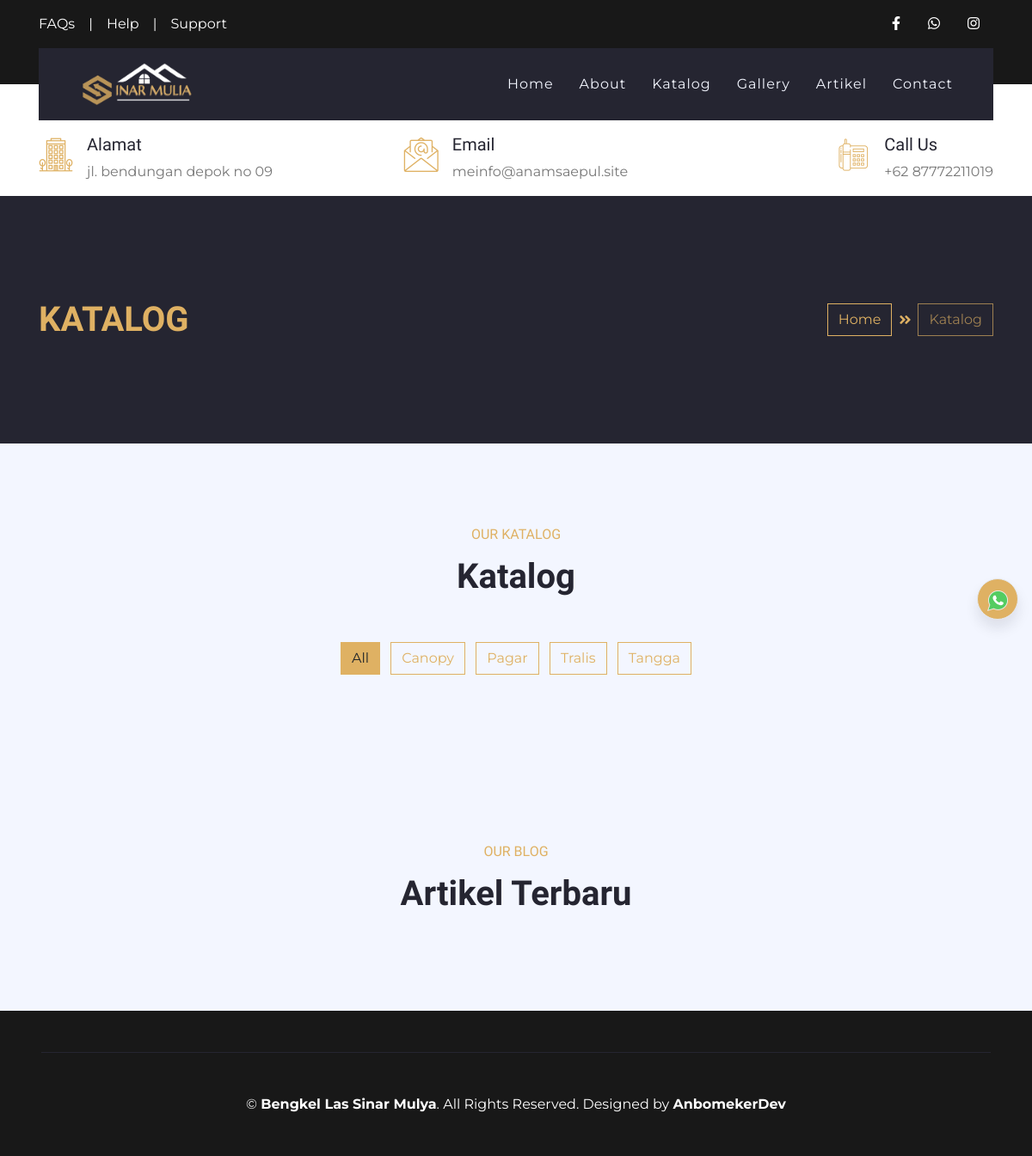
Page /index.php/katalog on the committed database.
### tables this page shows
CREATE TABLE `set_profil`  (
  `profil_id` int(11) NOT NULL AUTO_INCREMENT,
  `nama` varchar(50) NULL DEFAULT NULL,
  `alamat` varchar(100) NULL DEFAULT NULL,
  `deskripsi` text NULL,
  `logo` text NULL,
  `foto` text NULL,
  `kontak_id` int(11) NULL DEFAULT NULL,
  `company_name` varchar(50) NULL DEFAULT NULL,
  `web_url` text NULL,
  PRIMARY KEY (`profil_id`) USING BTREE
);

CREATE TABLE `tweb_kategori`  (
  `kategori_id` int(11) NOT NULL AUTO_INCREMENT,
  `kategori` varchar(30) NOT NULL,
  PRIMARY KEY (`kategori_id`) USING BTREE
);

### application/controllers/Katalog.php (called while the page is built, shortened)
<?php
class Katalog extends CI_Controller
{
    public function __construct()
    {
        $this->load->model('M_katalog', 'katalog');
        $this->load->model('admin/Profil_m', 'profil');
        $this->load->library('session');
    }
    public function index()
    {
        $data = [
            'judul' => $this->profil->get_profile('nama'),
            'perusahaan' => $this->profil->get_profile('nama'),
            'logo' => $this->profil->get_profile('logo'),
            'alamat' => $this->profil->get_profile('alamat'),
            'whatsap' => $this->profil->get_kontak('whatsap'),
            'facebook' => $this->profil->get_kontak('facebook'),
            'instagram' => $this->profil->get_kontak('instagram'),
            'email' => $this->profil->get_kontak('email'),
            'telpon' => $this->profil->get_kontak('telpon'),
            'foto' => $this->profil->get_profile('foto'),
            'B_produk' => $this->profil->get_B_produk()->result(),
            'produklimit' => $this->profil->produklimit()->result(),
            'artikellimit' => $this->profil->art()->result(),
            'kategori' => $this->katalog->get_kategori()->result(),
        ];
        $this->load->view('layout/header', $data);
        $this->load->view('layout/navbar', $data);
        $this->load->view('pages/katalog_v', $data);
        $this->load->view('pages/katalog_js');
        $this->load->view('layout/footer', $data);
    }
}

### index.php (called while the page is built, shortened)
<?php
require_once BASEPATH.'core/CodeIgniter.php';

### application/models/admin/Profil_m.php (called while the page is built, shortened)
<?php
class Profil_m extends CI_Model
{
    public function get_profile($varams)
    {
        $query = $this->db->get('set_profil')->row();
        $data = $query->$varams;
        return $data;
    }
    function get_B_produk()
    {
        $this->db->select('*');
        $this->db->from('ref_produk');
        $this->db->where('best', 1);
        $this->db->order_by('produk_id', 'DESC');
        $query = $this->db->get();
        return $query;
    }
    function produklimit()
    {
        $this->db->select('*');
        $this->db->from('ref_produk');
        $this->db->limit(8);
        $this->db->order_by('produk_id', 'DESC');
        $query = $this->db->get();
        return $query;
    }
    function art()
    {
        $this->db->select('*');
        $this->db->from('artikel');
        $this->db->limit(8);
        $this->db->order_by('artikel_id', 'DESC');
        $query = $this->db->get();
        return $query;
    }
}

### application/models/M_katalog.php (called while the page is built, shortened)
<?php
class M_katalog extends CI_Model
{
    public function get_kategori()
    {
        $this->db->select('*');
        $this->db->from('tweb_kategori');
        $query = $this->db->get();
        return $query;
    }
}

### application/views/pages/katalog_v.php (the view, shortened to what this page needs)
<div class="container-fluid bg-secondary py-5">
    <div class="container py-5">
        <div class="row align-items-center py-4">
            <div class="col-md-6 text-center text-md-left">
                <h1 class="mb-4 mb-md-0 text-primary text-uppercase">Katalog</h1>
            </div>
            <div class="col-md-6 text-center text-md-right">
                <div class="d-inline-flex align-items-center">
                    <a class="btn btn-outline-primary" href="">Home</a>
                    <i class="fas fa-angle-double-right text-primary mx-2"></i>
                    <a class="btn btn-outline-primary disabled" href="">Katalog</a>
                </div>
            </div>
        </div>
    </div>
</div>
<div class="container-fluid bg-light pt-5">
    <div class="container py-5">
        <div class="row justify-content-center">
            <div class="col-lg-6 col-md-8 col text-center mb-4">
                <h6 class="text-primary font-weight-normal text-uppercase mb-3">Our Katalog</h6>
                <h1 class="mb-4">Katalog</h1>
            </div>
        </div>
        <div class="row">
            <div class="col-12 text-center mb-2">
                <ul class="list-inline mb-4" id="portfolio-flters">
                    <li onclick="listproduk()" class="btn btn-outline-primary m-1 active" data-filter="*">All</li>
                    <?php foreach ($kategori as $kategori) : ?>
                        <li onclick="orderby('<?= $kategori->kategori ?>')" class="btn btn-outline-primary m-1"><?= $kategori->kategori ?></li>
                    <?php endforeach ?>
                </ul>
            </div>
        </div>
        <div class="row pb-3" id="listkatalog">
        </div>
    </div>
</div>
<div class="container-fluid bg-light pt-5">
    <div class="container py-5">
        <div class="row justify-content-center">
            <div class="col-lg-6 col-md-8 col text-center mb-4">
                <h6 class="text-primary font-weight-normal text-uppercase mb-3">Our Blog</h6>
                <h1 class="mb-4">Artikel Terbaru</h1>
            </div>
        </div>
        <div class="row pb-3">
        </div>
    </div>
</div>

### application/views/layout/navbar.php (shortened to what this page needs)
<div class="container-fluid bg-dark py-3">
    <div class="container">
        <div class="row">
            <div class="col-md-6 text-center text-lg-left mb-2 mb-lg-0">
                <div class="d-inline-flex align-items-center">
                    <a class="text-white pr-3" href="">FAQs</a>
                    <span class="text-white">|</span>
                    <a class="text-white px-3" href="">Help</a>
                    <span class="text-white">|</span>
                    <a class="text-white pl-3" href="">Support</a>
                </div>
            </div>
            <div class="col-md-6 text-center text-lg-right">
                <div class="d-inline-flex align-items-center">
                    <a class="text-white px-3" href="<?= $facebook ?>">
                        <i class="fab fa-facebook-f"></i>
                    </a>
                    <a class="text-white px-3" href="<?= $whatsap ?>">
                        <i class="fab fa-whatsapp"></i>
                    </a>
                    <a class="text-white px-3" href="<?= $instagram ?>">
                        <i class="fab fa-instagram"></i>
                    </a>
                </div>
            </div>
        </div>
    </div>
</div>
<div class="container-fluid position-relative nav-bar p-0">
    <div class="container position-relative" style="z-index: 9;">
        <nav class="navbar navbar-expand-lg bg-secondary navbar-dark py-3 py-lg-0 pl-3 pl-lg-5">
            <a href="" class="navbar-brand">
                <img src="<?= base_url() ?>assets/upload/logo/<?= $logo ?>" alt="" height="50">
            </a>
            <div class="collapse navbar-collapse justify-content-between px-3" id="navbarCollapse">
                <div class="navbar-nav ml-auto py-0">
                    <a href="<?= base_url() ?>" class="nav-item nav-link ">Home</a>
                    <a href="<?= base_url('about') ?>" class="nav-item nav-link">About</a>
                    <a href="<?= base_url('katalog') ?>" class="nav-item nav-link">Katalog</a>
                    <a href="<?= base_url('gallery') ?>" class="nav-item nav-link">Gallery</a>
                    <a href="<?= base_url('artikel') ?>" class="nav-item nav-link">Artikel</a>
                    <a href="<?= base_url('contact') ?>" class="nav-item nav-link">Contact</a>
                </div>
            </div>
        </nav>
    </div>
</div>
<div class="container-fluid bg-white py-3">
    <div class="container">
        <div class="row">
            <div class="col-lg-4 text-left mb-3 mb-lg-0">
                <div class="d-inline-flex text-left">
                    <h1 class="flaticon-office font-weight-normal text-primary m-0 mr-3"></h1>
                    <div class="d-flex flex-column">
                        <h5>Alamat</h5>
                        <p class="m-0"><?= $alamat ?></p>
                    </div>
                </div>
            </div>
            <div class="col-lg-4 text-left text-lg-center mb-3 mb-lg-0">
                <div class="d-inline-flex text-left">
                    <h1 class="flaticon-email font-weight-normal text-primary m-0 mr-3"></h1>
                    <div class="d-flex flex-column">
                        <h5>Email</h5>
                        <p class="m-0"><?= $email ?></p>
                    </div>
                </div>
            </div>
            <div class="col-lg-4 text-left text-lg-right mb-3 mb-lg-0">
                <div class="d-inline-flex text-left">
                    <h1 class="flaticon-telephone font-weight-normal text-primary m-0 mr-3"></h1>
                    <div class="d-flex flex-column">
                        <h5>Call Us</h5>
                        <p class="m-0">+62 <?= $telpon ?></p>
                    </div>
                </div>
            </div>
        </div>
    </div>
</div>

### application/views/layout/footer.php (shortened to what this page needs)
<div class="container-fluid bg-dark text-white py-5 px-sm-3 px-md-5">
    <div class="container border-top border-secondary pt-5">
        <p class="m-0 text-center text-white">
            &copy; <a class="text-white font-weight-bold" href="#"><?= $perusahaan ?></a>. All Rights Reserved. Designed by
            <a class="text-white font-weight-bold" href="https://www.anamsaepul.site">AnbomekerDev</a>
        </p>
    </div>
</div>
</body>
</html>

### rows in the picture
set_profil: logo (picture), alamat "jl. bendungan depok no 09", nama "Bengkel Las Sinar Mulya"
tweb_kategori: kategori "Canopy"
tweb_kategori: kategori "Pagar"
tweb_kategori: kategori "Tralis"
tweb_kategori: kategori "Tangga"

### other values in the picture
$email "meinfo@anamsaepul.site"
$telpon "87772211019"
